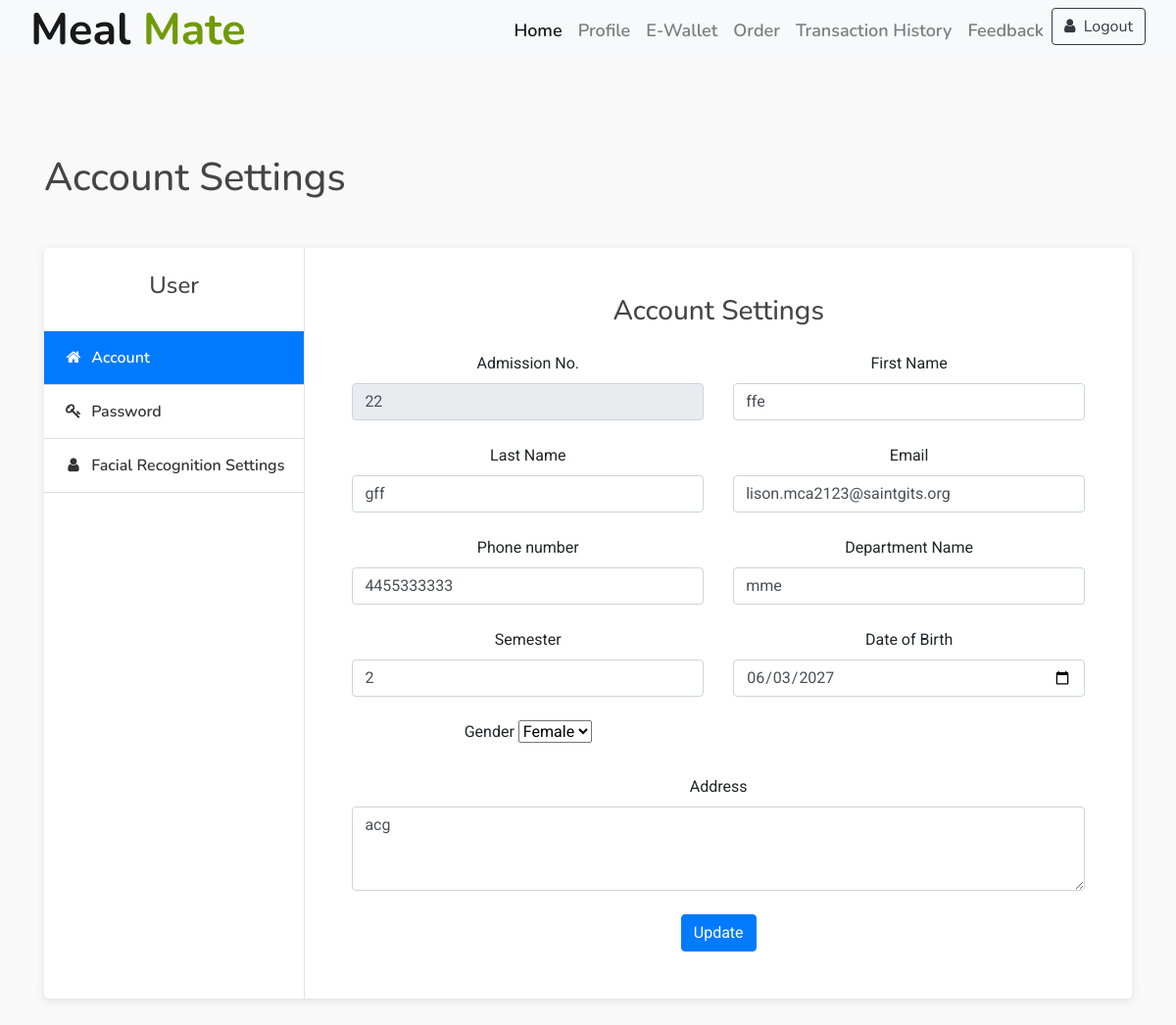
The page /profile/ (signed in) on the database as committed earlier.
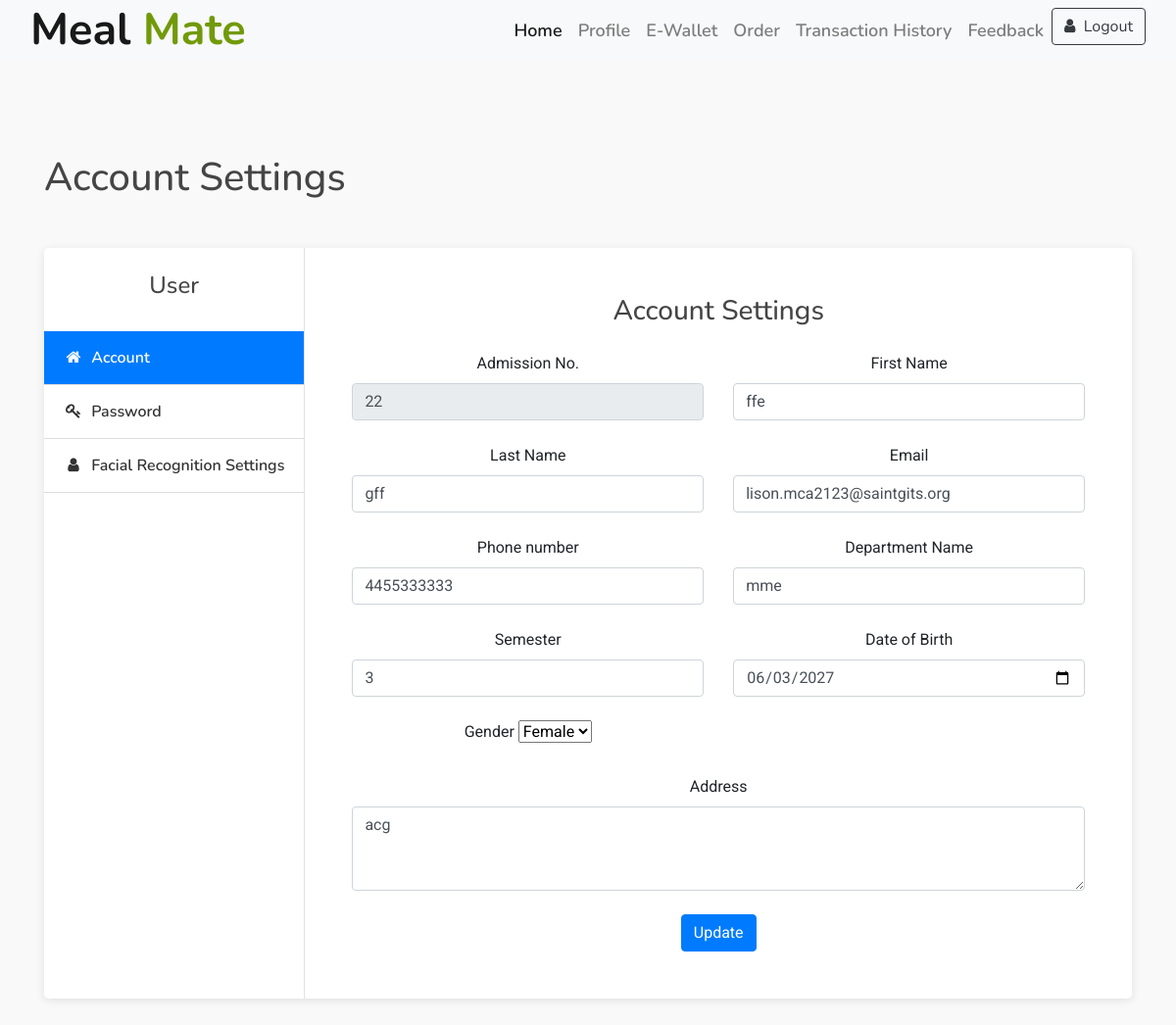
The same page on the database as committed later.
### accounts/models.py (models this page shows, shortened)
class Student(models.Model):
    GENDER_CHOICES = (
        ('M', 'Male'),
        ('F', 'Female'),
        ('O', 'Other')
    )
    studentid = models.IntegerField(primary_key=True)
    first_name = models.CharField(max_length=50)
    last_name = models.CharField(max_length=50)
    email = models.EmailField()
    password = models.CharField(max_length=50)
    virtual_wallet_balance = models.DecimalField(max_digits=8, decimal_places=2,default=00.00)
    department_name = models.CharField(max_length=50)
    semester = models.IntegerField(default=0)
    gender = models.CharField(max_length=1, choices=GENDER_CHOICES, default='O')
    dob = models.DateField(default='2000-01-01')
    address = models.CharField(max_length=200,default='None')
    mobileno = models.CharField(max_length=20)

### accounts/views.py (the view)
# urls.py: path('profile/', views.profile, name='profile'),
def profile(request):
    user_id = request.session.get('studentid')
    student = Student.objects.get(studentid=user_id)
    context = {'student': student}
    return render(request,'profile.html',context)

### templates/profile.html (shortened to what this page needs)
{%load static%}
<!DOCTYPE html>
<html lang="en">
    <head>
        <link href="https://stackpath.bootstrapcdn.com/bootstrap/4.4.1/css/bootstrap.min.css" rel="stylesheet">
        <link href="https://cdnjs.cloudflare.com/ajax/libs/font-awesome/5.10.0/css/all.min.css" rel="stylesheet">
        <link href="{% static 'lib/animate/animate.min.css'%}" rel="stylesheet">
        <link href="{% static 'lib/owlcarousel/assets/owl.carousel.min.css'%}" rel="stylesheet">
        <link href="{% static 'lib/flaticon/font/flaticon.css'%}" rel="stylesheet">
        <link href="{% static 'lib/tempusdominus/css/tempusdominus-bootstrap-4.min.css'%}" rel="stylesheet" />
        <link href="{% static 'css/style.css'%}" rel="stylesheet">
    	<link rel="stylesheet" type="text/css" href="https://stackpath.bootstrapcdn.com/bootstrap/4.3.1/css/bootstrap.min.css">
	<link rel="stylesheet" href="https://stackpath.bootstrapcdn.com/font-awesome/4.7.0/css/font-awesome.min.css">
    </head>
    <body>
        <div class="navbar navbar-expand-lg bg-light navbar-light">
            <div class="container-fluid">
                <a href="#" class="navbar-brand">Meal <span>Mate</span></a>
                <div class="collapse navbar-collapse justify-content-between" id="navbarCollapse">
                    <div class="navbar-nav ml-auto">
                        <a href="{% url 'index' %}" class="nav-item nav-link active">Home</a>
                        <a href="{% url 'profile' %}" class="nav-item nav-link">Profile</a>
                        <a href="{% url 'ewallet'%}" class="nav-item nav-link">E-Wallet</a>
                        <a href="{% url 'menushowstudent' %}" class="nav-item nav-link">Order</a>
                        <a href="#" class="nav-item nav-link">Transaction History</a>
                        <a href="#" class="nav-item nav-link">Feedback</a>
                        <a href="{% url 'login' %}">
                        <button type="button" class="btn btn-outline-dark">
                            <i class="fa fa-user mr-1" aria-hidden="true"></i> Logout
                        </button></a>
                    </div>
                </div>
            </div>
        </div>
        <section class="py-5 my-5">
            <div class="container">
                <h1 class="mb-5">Account Settings</h1>
                <div class="bg-white shadow rounded-lg d-block d-sm-flex">
                    <div class="profile-tab-nav border-right">
                        <div class="p-4">
                            <h4 class="text-center">User</h4>
                        </div>
                        <div class="nav flex-column nav-pills" id="v-pills-tab" role="tablist" aria-orientation="vertical">
                            <a class="nav-link active" id="account-tab" data-toggle="pill" href="#account" role="tab" aria-controls="account" aria-selected="true">
                                <i class="fa fa-home text-center mr-1"></i>
                                Account
                            </a>
                            <a class="nav-link" id="password-tab" data-toggle="pill" href="#password" role="tab" aria-controls="password" aria-selected="false">
                                <i class="fa fa-key text-center mr-1"></i>
                                Password
                            </a>
                            <a class="nav-link" id="security-tab" data-toggle="pill" href="#security" role="tab" aria-controls="security" aria-selected="false">
                                <i class="fa fa-user text-center mr-1"></i>
                                Facial Recognition Settings
                            </a>
                        </div>
                    </div>
                    <div class="tab-content p-4 p-md-5" id="v-pills-tabContent">
                        <div class="tab-pane fade show text-center active" id="account" role="tabpanel" aria-labelledby="account-tab">
                            <h3 class="mb-4">Account Settings</h3>
                            <form method="post" action="{% url 'update_profile' %}">
                            <div class="row">
                                <div class="col-md-6">
                                    <div class="form-group">
                                        <label>Admission No.</label>
                                        <input type="number" class="form-control" name="studentid" placeholder="{{ student.studentid }}" value="{{ student.studentid }}" readonly>
                                    </div>
                                </div>
                                    <div class="col-md-6">
                                        <div class="form-group">
                                            <label>First Name</label>
                                            <input type="text" class="form-control" name="first_name"  placeholder="{{ student.first_name }}" value="{{ student.first_name }}">
                                        </div>
                                    </div>
                                    <div class="col-md-6">
                                        <div class="form-group">
                                            <label>Last Name</label>
                                            <input type="text" class="form-control" name="last_name"  placeholder="{{ student.last_name }}" value="{{ student.last_name }}">
                                        </div>
                                    </div>
                                    <div class="col-md-6">
                                        <div class="form-group">
                                            <label>Email</label>
                                            <input type="text" class="form-control" name="email"  placeholder="{{ student.email }}" value="{{ student.email }}">
                                        </div>
                                    </div>
                                    <div class="col-md-6">
                                        <div class="form-group">
                                            <label>Phone number</label>
                                            <input type="text" class="form-control" name="mobileno" placeholder="{{ student.mobileno }}" value="{{ student.mobileno }}" required pattern="[0-9]{10}" oninput="this.value = this.value.replace(/[^0-9]/g, '').slice(0,10);">
                                        </div>
                                    </div>
                                    <div class="col-md-6">
                                        <div class="form-group">
                                            <label>Department Name</label>
                                            <input type="text" class="form-control" name="department_name"  placeholder="{{ student.department_name }}" value="{{ student.department_name }}">
                                        </div>
                                    </div>
                                    <div class="col-md-6">
                                        <div class="form-group">
                                            <label>Semester</label>
                                            <input type="number" class="form-control" name="semester"  placeholder="{{ student.semester }}" value="{{ student.semester }}">
                                        </div>
                                    </div>
                                <div class="col-md-6">
                                    <div class="form-group">
                                          <label>Date of Birth</label>
                                       <input type="date" class="form-control" name="dob" placeholder="{{ student.dob}}"value="{{ student.dob|date:'Y-m-d' }}">
                                    </div>
                                </div>
                                <div class="col-md-6">
                                    <div class="form-group">
                                          <label>Gender</label>
                                        <select name="gender">
                                            <option value="F" {% if student.gender == "F" %}selected{% endif %}>Female</option>
                                        </select>
                                    </div>
                                    </div>
                                    <div class="col-md-12">
                                        <div class="form-group">
                                            <label>Address</label>
                                            <textarea class="form-control" name="address" rows="3" placeholder="{{ student.address }}">{{ student.address }}</textarea>
                                        </div>
                                </div>
                            </div>
                            <div>
                                <button type="submit" class="btn btn-primary">Update</button>
                            </div>
                        </div>
                    </div>
                </div>
            </div>
        </section>
    </body>
</html>

### static/css/style.css (style rules this page uses)
body { color: #757575; background: #ffffff; font-family: 'open sans', sans-serif; }
h1, h2, h3, h4, h5, h6 { color: #454545; font-family: 'Nunito', sans-serif; }
a { font-family: 'Nunito', sans-serif; font-weight: 600; color: #fbaf32; transition: .3s; }
.container-fluid { max-width: 1366px; }
.navbar { position: relative; transition: .5s; z-index: 999; }
.navbar .navbar-brand { margin: 0; color: #fbaf32; font-size: 45px; line-height: 0px; font-weight: 700; font-family: 'Nunito', sans-serif; transition: .5s; }
.navbar .navbar-brand span { color: #719a0a; }
@media (min-width: 992px) { .navbar { position: absolute; width: 100%; padding: 30px 60px; background: transparent !important; z-index: 9; } }
@media (min-width: 992px) { .navbar .navbar-brand { color: #fbaf32; } }
@media (min-width: 992px) { .navbar-light .navbar-nav .nav-link, .navbar-light .navbar-nav .nav-link:focus { padding: 10px 10px 8px 10px; font-family: 'Nunito', sans-serif; color: #ffffff; font-size: 18px; font-weight: 600; } }
@media (min-width: 992px) { .navbar-light .navbar-nav .nav-link:hover, .navbar-light .navbar-nav .nav-link.active { color: #fbaf32; } }

### templates/profile.html (style rules this page uses)
body { background: #f9f9f9; font-family: "Roboto", sans-serif; }
.shadow { box-shadow: 0 2px 10px rgba(0, 0, 0, 0.1) !important; }
.profile-tab-nav { min-width: 250px; }
.tab-content { flex: 1; }
.form-group { margin-bottom: 1.5rem; }
.nav-pills a.nav-link { padding: 15px 20px; border-bottom: 1px solid #ddd; border-radius: 0; color: #333; }
.nav-pills a.nav-link i { width: 20px; }

Rows that differ between the two databases and show on the page:
changed Student "ffe": semester "2" → "3"
